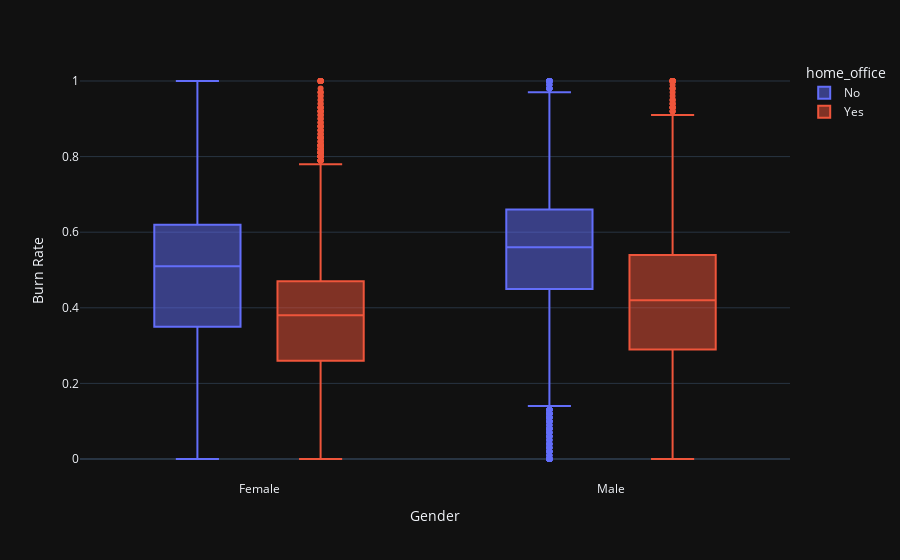

Notebook code cell kept with this figure:
### Code cell
##CORREGIR PARA GENERAR GRÁFICO

# Generamos un box plot de Company Type, Gender y Burn Rate.

fig = px.box(data_frame=df, x='Gender',y='Burn Rate',color='home_office',orientation='v')
fig.show()

### Figure 1 — Plotly figure (JSON) as saved in the notebook; plotly's stock layout.template omitted (floating-point values rounded to 4 significant figures; data arrays with more than 128 entries replaced by an {"elided": "..."} marker saying what was removed)
{"data": [{"alignmentgroup": "True", "hovertemplate": "home_office=No<br>Gender=%{x}<br>Burn Rate=%{y}<extra></extra>", "legendgroup": "No", "marker": {"color": "#636efa"}, "name": "No", "notched": false, "offsetgroup": "No", "orientation": "v", "showlegend": true, "type": "box", "x": {"elided": "9941 str values"}, "x0": " ", "xaxis": "x", "y": {"elided": "9941 float values"}, "y0": " ", "yaxis": "y"}, {"alignmentgroup": "True", "hovertemplate": "home_office=Yes<br>Gender=%{x}<br>Burn Rate=%{y}<extra></extra>", "legendgroup": "Yes", "marker": {"color": "#EF553B"}, "name": "Yes", "notched": false, "offsetgroup": "Yes", "orientation": "v", "showlegend": true, "type": "box", "x": {"elided": "11685 str values"}, "x0": " ", "xaxis": "x", "y": {"elided": "11685 float values"}, "y0": " ", "yaxis": "y"}], "layout": {"boxmode": "group", "legend": {"title": {"text": "home_office"}, "tracegroupgap": 0}, "margin": {"t": 60}, "xaxis": {"anchor": "y", "domain": [0, 1], "title": {"text": "Gender"}}, "yaxis": {"anchor": "x", "domain": [0, 1], "title": {"text": "Burn Rate"}}}}
